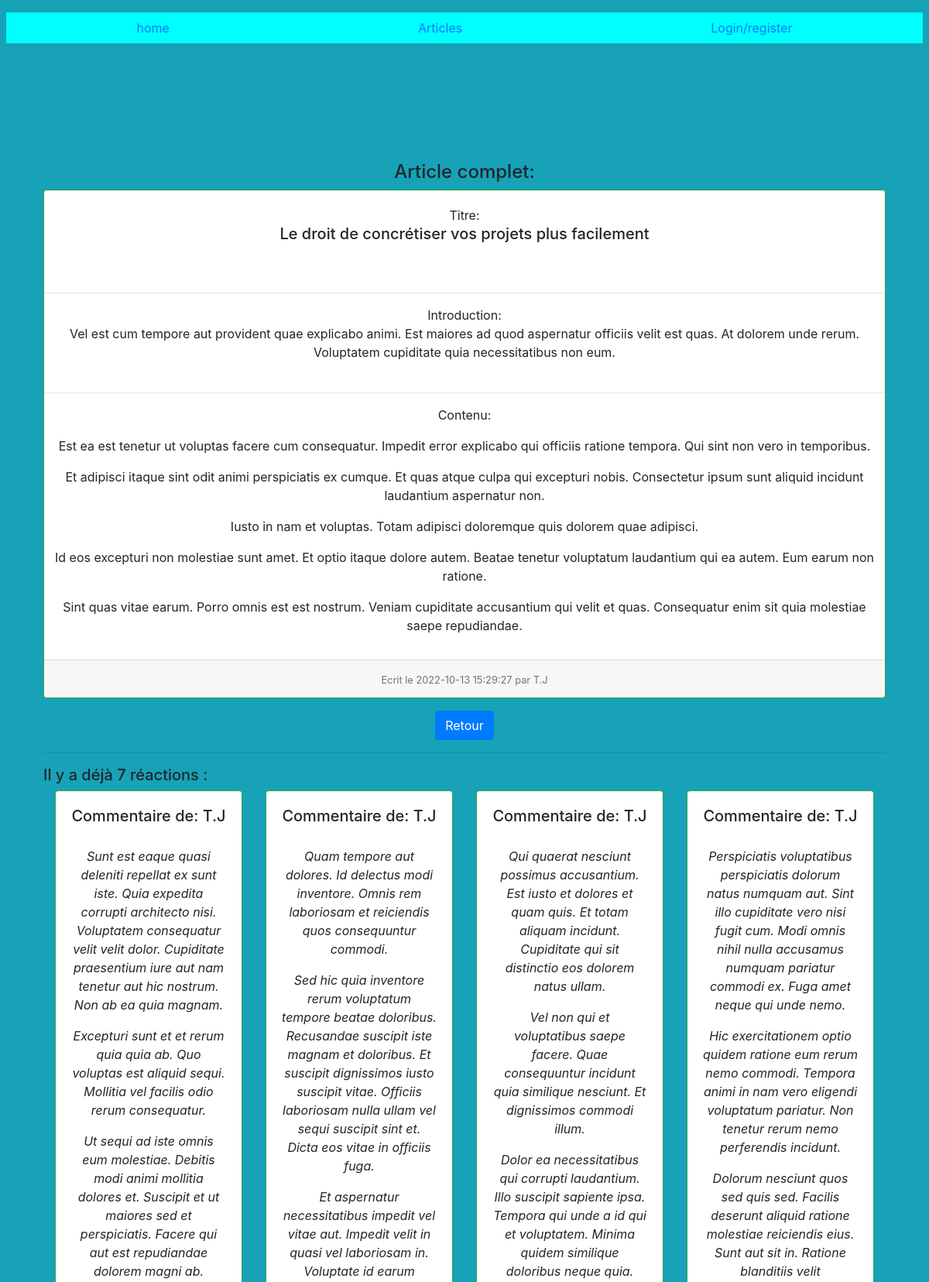
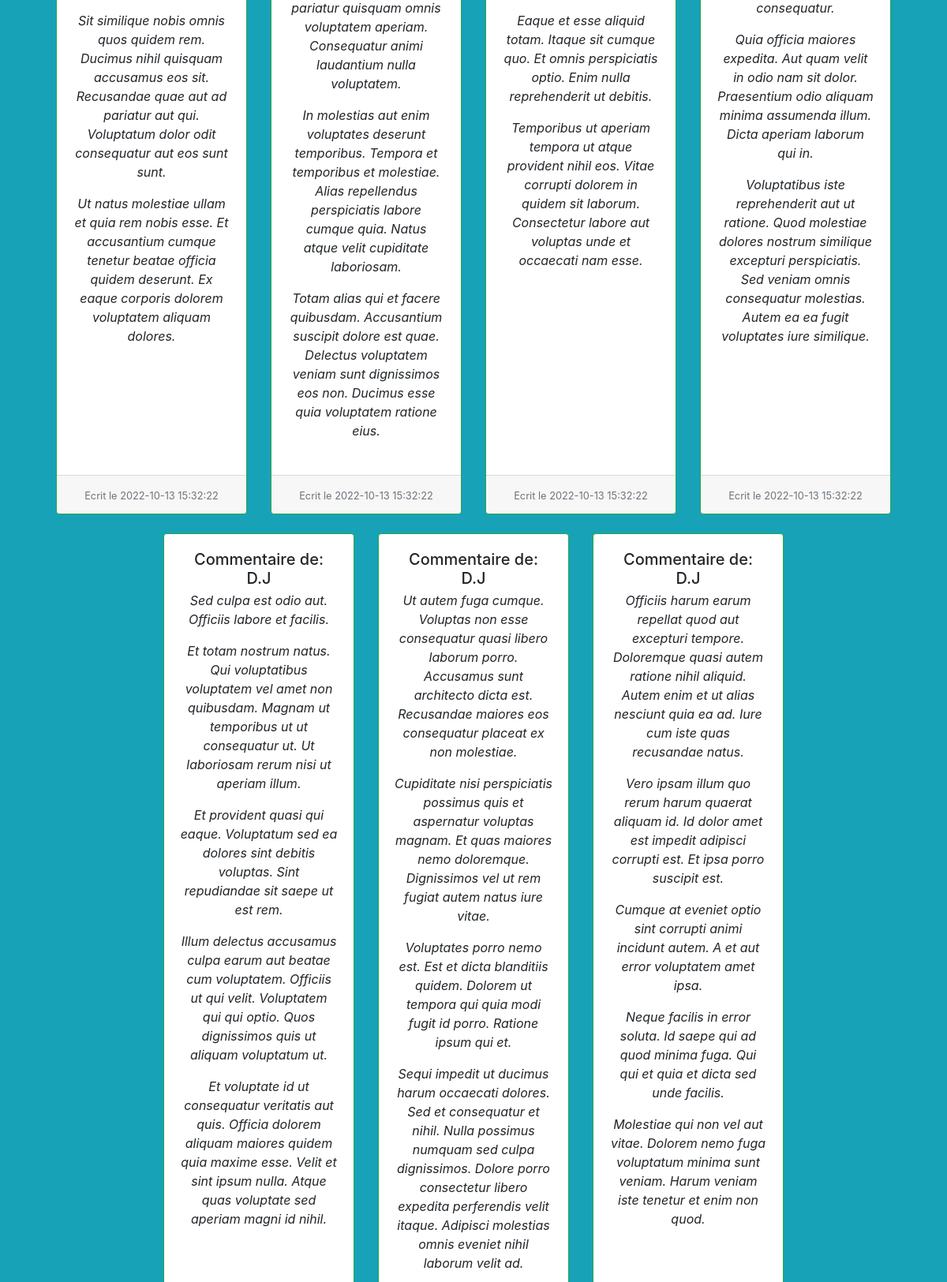
The page /front/src/controllers/articles/article.php?id=128 (upper part) on the database its author committed (2 pictures, top to bottom).
### tables this page shows
CREATE TABLE `articles` (
  `id` int NOT NULL AUTO_INCREMENT,
  `author` varchar(255) DEFAULT NULL,
  `title` varchar(255) NOT NULL,
  `introduction` text NOT NULL,
  `content` text NOT NULL,
  `created_at` datetime NOT NULL,
  PRIMARY KEY (`id`)
);

CREATE TABLE `comments` (
  `id` int NOT NULL AUTO_INCREMENT,
  `author` varchar(255) NOT NULL,
  `content` text NOT NULL,
  `created_at` datetime NOT NULL,
  `article_id` int NOT NULL,
  PRIMARY KEY (`id`),
  KEY `FK_ARTICLES` (`article_id`)
);

### front/src/controllers/articles/article.php (called while the page is built, shortened)
<?php
$article_id = null;
if (!empty($_GET['id']) && ctype_digit($_GET['id'])) {
    $article_id = $_GET['id'];
}
$pdo = Database::connect();
$pdo->setAttribute(PDO::ATTR_ERRMODE, PDO::ERRMODE_EXCEPTION);
$query = $pdo->prepare("SELECT * FROM articles WHERE id = :article_id");
$query->execute(['article_id' => $article_id]);
$article = $query->fetch();
$query = $pdo->prepare("SELECT * FROM comments WHERE article_id = :article_id ORDER BY created_at DESC ");
$query->execute(['article_id' => $article_id]);
$commentaires = $query->fetchAll();
require('../../pages/comments/showComments.html.php');
require('../../layout/layout.html.php');

### front/src/pages/comments/showComments.html.php (the view, shortened to what this page needs)
<div class="mt-5  mr-2 ml-2 p-5">
    <h4 class="text-center">Article complet:</h4>
    <div class="card h-100 border-success text-center">
        <div class="card-body">Titre:
            <h5 class="card-title" style="height:5vh"><?= $article['title'] ?></h5>
        </div>
        <hr>
        <div class="card-text mb-2">Introduction:
            <p><?= $article['introduction'] ?></p>
        </div>
        <hr>
        <blockquote>Contenu:
            <p><?= $article['content'] ?></p>
        </blockquote>
        <div class="card-footer">
            <small class="text-muted">Ecrit le <?= $article['created_at'] ?>
                <?php if (!empty($article['author'])) : ?>
                    <span class="help-inline"><?php echo " par " . $article['author']; ?></span>
                <?php endif; ?>
            </small>
        </div>
    </div>
    <div class="d-flex justify-content-center my-3">
        <a class="btn btn-primary" href="../../../../front/src/controllers/articles/listArticles.php">Retour</a>
    </div>
    <?php if (count($commentaires) === 0) : ?>
        <hr class="mt-2;mb-2">
        <h5 class="mt-3">Il n'y a pas encore de commentaires pour cet article</h5>
    <?php else : ?>
        <hr class="mt-2;mb-2">
        <h5 class="mt-3">Il y a déjà <?= count($commentaires) ?> réactions : </h5>
        <div class="card-group text-center justify-content-center">
            <?php foreach ($commentaires as $commentaire) : ?>
                <div class="col-md-3 mb-4">
                    <div class="card h-100 border-success">
                        <div class="card-body">
                            <h5 class="card-title" style="height:5vh">Commentaire de: <?= $commentaire['author'] ?></h5>
                            <blockquote>
                                <em><?= $commentaire['content'] ?></em>
                            </blockquote>
                        </div>
                        <div class="card-footer">
                            <small class="text-muted">Ecrit le <?= $commentaire['created_at'] ?></small>
                        </div>
                    </div>
                </div>
            <?php endforeach ?>
        </div>
    <?php endif ?>
</div>

### rows shown on the page
articles: title "Le droit de concrétiser vos projets plus facilement", introduction "Vel est cum tempore aut provident quae explicabo animi. Est maiores ad quod aspernatur officiis velit est quas. At dolorem unde rerum. Voluptatem cupiditate quia necessitatibus non eum.", content "Est ea est tenetur ut voluptas facere cum consequatur. Impedit error explicabo qui officiis ratione tempora. Qui sint non vero in temporibus. Et adipisci itaque sint odit animi perspiciatis ex cumque. Et quas atque culpa qui excepturi nobis. Consectetur ipsum sunt aliquid incidunt laudantium aspernatur non. Iusto in nam et voluptas. Totam adipisci doloremque quis dolorem quae adipisci. Id eos excepturi non molestiae sunt amet. Et optio itaque dolore autem. Beatae tenetur voluptatum laudantium qui ea autem. Eum earum non ratione. Sint quas vitae earum. Porro omnis est est nostrum. Veniam cupiditate accusantium qui velit et quas. Consequatur enim sit quia molestiae saepe repudiandae.", created_at "2022-10-13 15:29:27", author "T.J"
comments: author "T.J", content "Sunt est eaque quasi deleniti repellat ex sunt iste. Quia expedita corrupti architecto nisi. Voluptatem consequatur velit velit dolor. Cupiditate praesentium iure aut nam tenetur aut hic nostrum. Non ab ea quia magnam. Excepturi sunt et et rerum quia quia ab. Quo voluptas est aliquid sequi. Mollitia vel facilis odio rerum consequatur. Ut sequi ad iste omnis eum molestiae. Debitis modi animi mollitia dolores et. Suscipit et ut maiores sed et perspiciatis. Facere qui aut est repudiandae dolorem magni ab. Sit similique nobis omnis quos quidem rem. Ducimus nihil quisquam accusamus eos sit. Recusandae quae aut ad pariatur aut qui. Voluptatum dolor odit consequatur aut eos sunt sunt. Ut natus…", created_at "2022-10-13 15:32:22"
comments: author "T.J", content "Quam tempore aut dolores. Id delectus modi inventore. Omnis rem laboriosam et reiciendis quos consequuntur commodi. Sed hic quia inventore rerum voluptatum tempore beatae doloribus. Recusandae suscipit iste magnam et doloribus. Et suscipit dignissimos iusto suscipit vitae. Officiis laboriosam nulla ullam vel sequi suscipit sint et. Dicta eos vitae in officiis fuga. Et aspernatur necessitatibus impedit vel vitae aut. Impedit velit in quasi vel laboriosam in. Voluptate id earum pariatur quisquam omnis voluptatem aperiam. Consequatur animi laudantium nulla voluptatem. In molestias aut enim voluptates deserunt temporibus. Tempora et temporibus et molestiae. Alias repellendus perspiciatis labore…", created_at "2022-10-13 15:32:22"
comments: author "T.J", content "Qui quaerat nesciunt possimus accusantium. Est iusto et dolores et quam quis. Et totam aliquam incidunt. Cupiditate qui sit distinctio eos dolorem natus ullam. Vel non qui et voluptatibus saepe facere. Quae consequuntur incidunt quia similique nesciunt. Et dignissimos commodi illum. Dolor ea necessitatibus qui corrupti laudantium. Illo suscipit sapiente ipsa. Tempora qui unde a id qui et voluptatem. Minima quidem similique doloribus neque quia. Eaque et esse aliquid totam. Itaque sit cumque quo. Et omnis perspiciatis optio. Enim nulla reprehenderit ut debitis. Temporibus ut aperiam tempora ut atque provident nihil eos. Vitae corrupti dolorem in quidem sit laborum. Consectetur labore aut…", created_at "2022-10-13 15:32:22"
comments: author "T.J", content "Perspiciatis voluptatibus perspiciatis dolorum natus numquam aut. Sint illo cupiditate vero nisi fugit cum. Modi omnis nihil nulla accusamus numquam pariatur commodi ex. Fuga amet neque qui unde nemo. Hic exercitationem optio quidem ratione eum rerum nemo commodi. Tempora animi in nam vero eligendi voluptatum pariatur. Non tenetur rerum nemo perferendis incidunt. Dolorum nesciunt quos sed quis sed. Facilis deserunt aliquid ratione molestiae reiciendis eius. Sunt aut sit in. Ratione blanditiis velit consequatur. Quia officia maiores expedita. Aut quam velit in odio nam sit dolor. Praesentium odio aliquam minima assumenda illum. Dicta aperiam laborum qui in. Voluptatibus iste reprehenderit…", created_at "2022-10-13 15:32:22"
comments: author "D.J", content "Sed culpa est odio aut. Officiis labore et facilis. Et totam nostrum natus. Qui voluptatibus voluptatem vel amet non quibusdam. Magnam ut temporibus ut ut consequatur ut. Ut laboriosam rerum nisi ut aperiam illum. Et provident quasi qui eaque. Voluptatum sed ea dolores sint debitis voluptas. Sint repudiandae sit saepe ut est rem. Illum delectus accusamus culpa earum aut beatae cum voluptatem. Officiis ut qui velit. Voluptatem qui qui optio. Quos dignissimos quis ut aliquam voluptatum ut. Et voluptate id ut consequatur veritatis aut quis. Officia dolorem aliquam maiores quidem quia maxime esse. Velit et sint ipsum nulla. Atque quas voluptate sed aperiam magni id nihil."
comments: author "D.J", content "Ut autem fuga cumque. Voluptas non esse consequatur quasi libero laborum porro. Accusamus sunt architecto dicta est. Recusandae maiores eos consequatur placeat ex non molestiae. Cupiditate nisi perspiciatis possimus quis et aspernatur voluptas magnam. Et quas maiores nemo doloremque. Dignissimos vel ut rem fugiat autem natus iure vitae. Voluptates porro nemo est. Est et dicta blanditiis quidem. Dolorem ut tempora qui quia modi fugit id porro. Ratione ipsum qui et. Sequi impedit ut ducimus harum occaecati dolores. Sed et consequatur et nihil. Nulla possimus numquam sed culpa dignissimos. Dolore porro consectetur libero expedita perferendis velit itaque. Adipisci molestias omnis eveniet nihil…"
comments: author "D.J", content "Officiis harum earum repellat quod aut excepturi tempore. Doloremque quasi autem ratione nihil aliquid. Autem enim et ut alias nesciunt quia ea ad. Iure cum iste quas recusandae natus. Vero ipsam illum quo rerum harum quaerat aliquam id. Id dolor amet est impedit adipisci corrupti est. Et ipsa porro suscipit est. Cumque at eveniet optio sint corrupti animi incidunt autem. A et aut error voluptatem amet ipsa. Neque facilis in error soluta. Id saepe qui ad quod minima fuga. Qui qui et quia et dicta sed unde facilis. Molestiae qui non vel aut vitae. Dolorem nemo fuga voluptatum minima sunt veniam. Harum veniam iste tenetur et enim non quod."

### other values the page prints
count($commentaires) "7"
